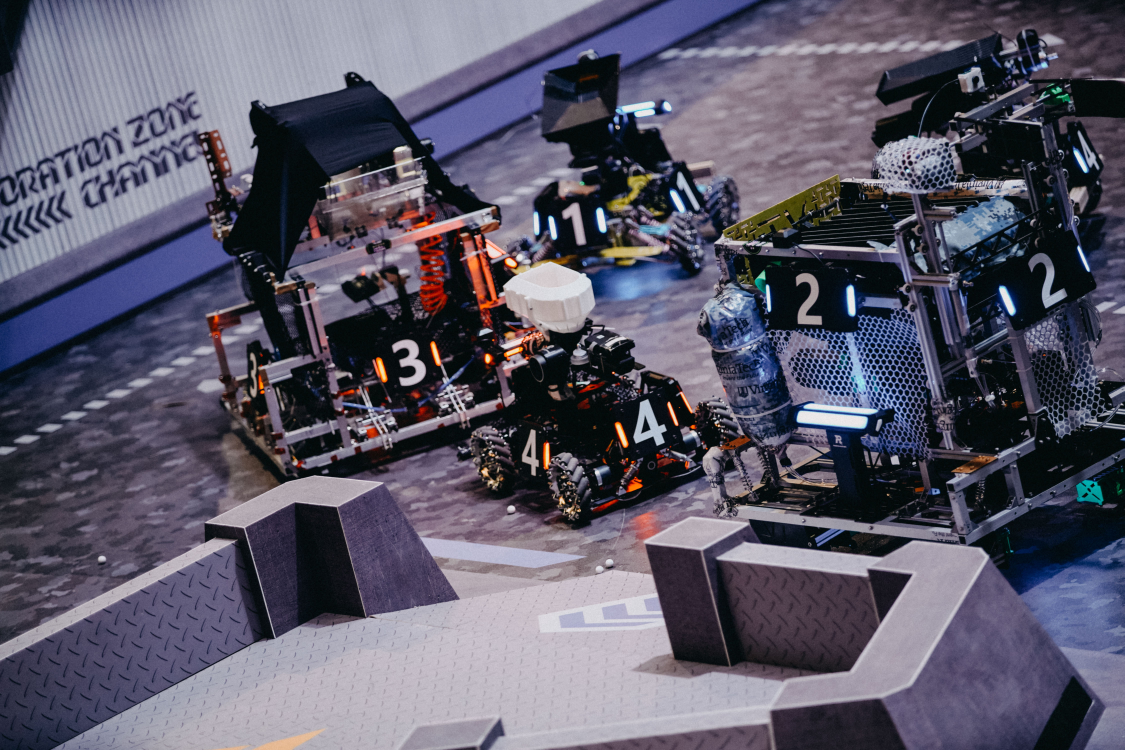
//> input picture task 1/test.jpg, 4497 x 3000 px (shown at 1/4 size)
$ ./main   (built with g++ and OpenCV 4)
//> lines starting //> are read from the running program, lines starting //| are printed output that depends on the picture; after the words box and inside, x2 and y2 are one past the last pixel; in counts of white or black regions, pixels touching at a corner belong together
//> further down, img is the input picture: 3000 rows x 4497 cols, CV_8UC3; mean B, G, R 104.4, 88, 90.3
#include <opencv2/opencv.hpp>
#include <iostream>
#include <math.h>

void CallBack_Demo(int, void*)
{
	return;
}


void get_lights_mask(cv::InputArray img, cv::OutputArray mask)
{
	cv::Mat imgHSV, imgBlur, maskBlur;;
	int h_min = 0, h_max = 255, s_min = 0, s_max = 159, v_min = 231, v_max = 255;

	// 转HSV格式
	cv::cvtColor(img, imgHSV, cv::COLOR_BGR2HSV);
//> imgHSV: 3000 rows x 4497 cols, CV_8UC3; mean H, S, V 119.2, 82.9, 107
	// 高斯模糊
	cv::GaussianBlur(imgHSV, imgBlur, cv::Size(9, 9), 0);
//> imgBlur: 3000 rows x 4497 cols, CV_8UC3; mean H, S, V 119.2, 82.9, 107
	// 以指定范围的阈值进行二值化
	cv::inRange(imgBlur, cv::Scalar(h_min, s_min, v_min), cv::Scalar(h_max, s_max, v_max), maskBlur);
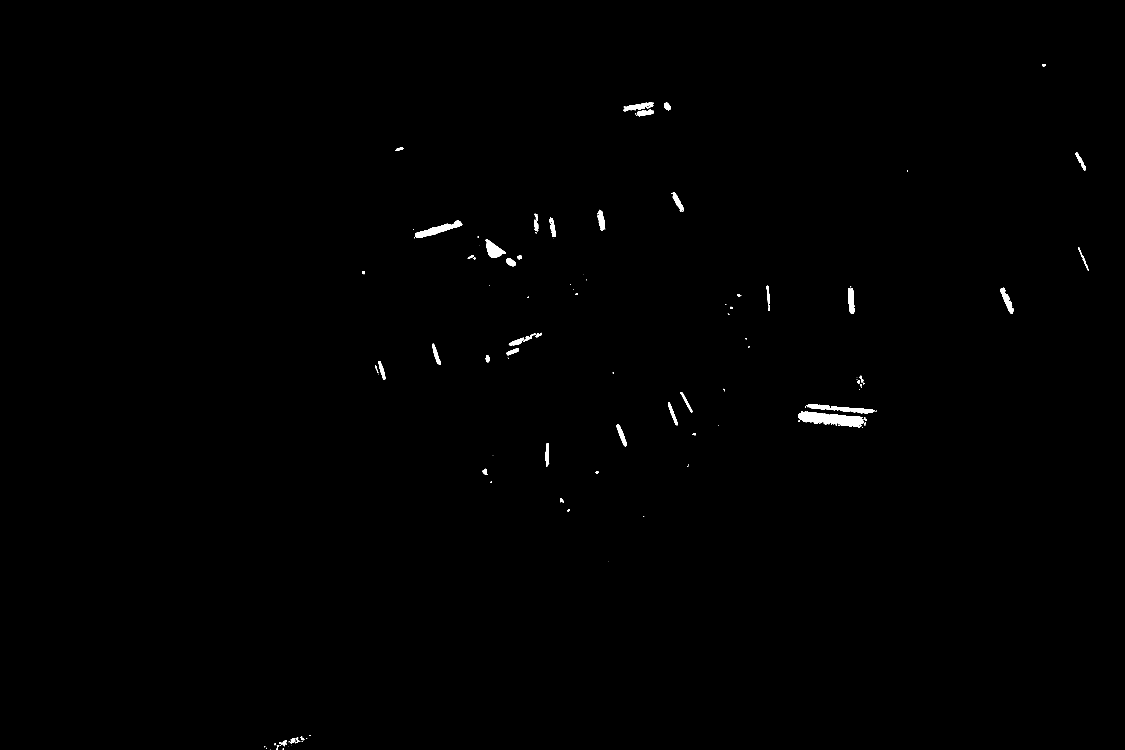
//> maskBlur: 3000 rows x 4497 cols, CV_8UC1 (shown at 1/4 size); 0.35% white; 118 white regions (56 under 20 px)
	// 优化处理
	// 模糊
	cv::GaussianBlur(maskBlur, maskBlur, cv::Size(7, 7), 0);
	// 闭操作填充黑点
	cv::morphologyEx(maskBlur, mask, cv::MORPH_CLOSE, cv::Mat(9, 9, CV_8U));


}

void get_lights_contours(cv::InputOutputArray mask, std::vector<std::vector<cv::Point>> &contours)
{
	// 提取轮廓
	cv::findContours(mask, contours, cv::RETR_EXTERNAL, cv::CHAIN_APPROX_NONE);
//> contours = 72 contours, 1 with area under 20; largest, box (x1, y1, x2, y2) and area: (0, 0, 4497, 3000) 22476, (3198, 1651, 3477, 1721) 12297, (3225, 1622, 3518, 1665) 5691, (1662, 887, 1860, 964) 5638, (2499, 414, 2627, 476) 4872
}

void get_lights_rects(std::vector<std::vector<cv::Point>> contours, std::vector<cv::RotatedRect> &rects)
{
	for (int i = 0; i < contours.size(); i++) {

		double area = contourArea(contours[i], true);

		//cout << area << endl;
		if (abs(area) > 10.0) {

			//cv::drawContours(imgContours, contours, i, cv::Scalar(255, 0, 0), 3, 8);
			cv::RotatedRect r = cv::minAreaRect(contours[i]);

			cv::Point2f vertices[4];
			r.points(vertices);
			float w, h;
			w = sqrt(powf((vertices[0].x - vertices[1].x), 2) + powf((vertices[0].y - vertices[1].y), 2));
			h = sqrt(powf((vertices[1].x - vertices[2].x), 2) + powf((vertices[1].y - vertices[2].y), 2));

			if ((w / h >= 2.0) && (w * h > 500.0)) {
				rects.push_back(r);
				//cv::fillPoly(img, contours, cv::Scalar(255, 0, 255));

				std::cout << w << " " << h << std::endl;
				std::cout << w * h << " " << r.angle << std::endl;
			}

		}

	}
}

void show_lights_rects(cv::InputOutputArray &img, std::vector<cv::RotatedRect> rects)
{
	for (int i = 0; i < rects.size(); i++) {
		cv::Point2f vertices[4];
		// 取点
		rects[i].points(vertices);

		for (int l = 0; l < 4; l++)
			cv::line(img, vertices[l], vertices[(l + 1) % 4], cv::Scalar(255, 0, 255), 5);
	}
}

void find_short_side(cv::RotatedRect rect, cv::Point &p1, cv::Point &p2)
{
	int pos;
	double min = 100000000.0;
	cv::Point2f points[4];
	rect.points(points);
	for (int i = 0; i < 4; i++) {
		double tmp = (points[i].x - points[(i + 1) % 4].x)* (points[i].x - points[(i + 1) % 4].x) + (points[i].y - points[(i + 1) % 4].y) * (points[i].y - points[(i + 1) % 4].y);
		if (tmp < min) {
			min = tmp;
			pos = i;
		}
	}
	int x1, x2, y1, y2;
	x1 = (points[pos].x + points[(pos + 1) % 4].x) / 2;
	y1 = (points[pos].y + points[(pos + 1) % 4].y) / 2;
	x2 = (points[(pos + 2) % 4].x + points[(pos + 3) % 4].x) / 2;
	y2 = (points[(pos + 2) % 4].y + points[(pos + 3) % 4].y) / 2;
	if (y1 < y2) {
		p1.x = x1;
		p1.y = y1;
		p2.x = x2;
		p2.y = y2;
	}
	else {
		p1.x = x2;
		p1.y = y2;
		p2.x = x1;
		p2.y = y1;
	}
}

bool judging_rect(cv::RotatedRect rect1, cv::RotatedRect rect2)
{
	cv::Point points[2][2];
	find_short_side(rect1, points[0][0], points[0][1]);
	find_short_side(rect2, points[1][0], points[1][1]);
	double threshold = 1;
	double angle, angle1, angle2, dis_width, dis_length;
	if (fabs(points[0][0].x - points[1][0].x) < 1e-6) {
		angle1 = 90;
	}
	else {
		angle1 = atan((points[0][0].y - points[1][0].y) / points[0][0].x - points[1][0].x);
	}
	if (fabs(points[0][0].x - points[0][1].x) < 1e-6) {
		angle2 = 90;
	}
	else {
		angle2 = atan((points[0][1].y - points[1][1].y) / points[0][1].x - points[1][1].x);
	}
	dis_width = sqrt((points[0][0].x - points[0][1].x) * (points[0][0].x - points[0][1].x) + (points[0][0].y - points[0][1].y) * (points[0][0].y - points[0][1].y));
	dis_length = sqrt((points[0][0].x - points[1][0].x) * (points[0][0].x - points[1][0].x) + (points[0][0].y - points[1][0].y) * (points[0][0].y - points[1][0].y));
	int x1 = points[0][1].x - points[0][0].x;
	int y1 = points[0][1].y - points[0][0].y;
	int x2 = points[1][0].x - points[0][0].x;
	int y2 = points[1][0].y - points[0][0].y;
	angle = cos((x1 * x2 + y1 * y2) / (dis_width * dis_length));
	if (angle < threshold && dis_length / dis_width > 1 && dis_length / dis_width < 3.5)
		return true;
	else
		return false;
}

void matching_lights(const std::vector<cv::RotatedRect>& r_rects, std::vector<std::vector<int>>& matched_pairs)
{
	double angle_threshold = 5.0;
	for (int i = 0; i<int(r_rects.size()); i++) {
		std::vector<int> tmp_record;
		for (int j = 0; j<int(r_rects.size()); j++) {
			if (j == i)
				continue;
			if (fabs(r_rects[i].angle - r_rects[j].angle) < angle_threshold) {
				if (judging_rect(r_rects[i], r_rects[j]))
					tmp_record.push_back(j);
			}
		}
		int pos = 0;
		double min = 655360000;
		for (int j = 0; j<int(tmp_record.size()); j++) {
			double dis = (r_rects[i].center.x - r_rects[tmp_record[j]].center.x) * (r_rects[i].center.x - r_rects[tmp_record[j]].center.x) + (r_rects[i].center.x - r_rects[tmp_record[j]].center.x) * (r_rects[i].center.y - r_rects[tmp_record[j]].center.y);
			if (dis < min) {
				pos = tmp_record[j];
				min = dis;
			}
		}
		if (int(tmp_record.size()) > 0) {
			std::vector<int> tmp;
			tmp.push_back(i);
			tmp.push_back(pos);
			matched_pairs.push_back(tmp);
		}
	}
}


int main(int argc, char** argv)
{
	cv::Mat img, mask;
	std::vector<std::vector<cv::Point>> contours;
	std::vector<cv::RotatedRect> rects;

	img = cv::imread("../test.jpg");
	if (img.empty()) {
		std::cout << "test.jpg can't open!" << std::endl;
		return -1;
	}

	// 获取灯条二值化掩膜
	get_lights_mask(img, mask);
	// 获取掩膜轮廓
	get_lights_contours(mask, contours);
	// 获取灯条矩形
	get_lights_rects(contours, rects);
//> the loop in get_lights_rects, `for (int i = 0; i < contours.size(); i++)` made 72 passes
//> (area, r, vertices, w, h) on pass 72: (-22476.5, centre (2248, 1499.5), size (2999, 4496), angle -90, 4 Points (x, y): [4496, 2999], [0, 2999], [0, 0], [4496, 0], 4496, 2999)
//> (area, r, w, h) on passes 2 to 7: (-34, centre (1161, 2995), size (6, 6), angle -90, 6, 6), (-93.5, centre (1070, 2994.5), size (9, 16), angle -90, 16, 9), (-957.5, centre (1132.3, 2984.8), size (58.7, 28.2), angle -15.9, 28.16, 58.65), (-76.5, centre (1234, 2961.5), size (9, 10), angle -90, 10, 9), (-1335.5, centre (1193.1, 2968.8), size (68.6, 31.9), angle -18.4, 31.94, 68.62), (-67, centre (1247.5, 2949), size (8, 9), angle -90, 9, 8)
//| 99.0445 18.862
//| 1868.18 -1.50744
//| 99.7191 22.9401
//| 2287.56 -20.556
//> (the first 4 of 16 printed lines)
//> (output is shown up to pass 30 of 72)
//> rects = 17 RotatedRects (x, y, width, height, angle), first 8: [2196.8, 1827.5, 18.86, 99.04, -1.51], [2494.6, 1748.9, 22.94, 99.72, -20.56], [3336.5, 1686.1, 50.16, 278.8, -84.64], [3370.9, 1643.7, 24.84, 292.7, -85.01], [2698.2, 1663.2, 18.16, 104.2, -21.04], [2754, 1616.4, 15.55, 98.48, -28.52], [1514.9, 1487.7, 11.23, 48, -16.93], [1535.4, 1488.8, 20.17, 84.29, -15.26]
	// 打印灯条矩形
	//show_lights_rects(img, rects);

	std::vector<std::vector<int>> matched_pairs;
	std::vector<cv::Point> centers;
	matching_lights(rects, matched_pairs);
//> the loop in matching_lights, `for (int i = 0; i<int(r_rects.size()); i++)` made 17 passes
//> (pos, min) on passes 1 to 12: (0, 655360000), (4, 24003.3), (0, 655360000), (0, 655360000), (1, 24003.3), (0, 655360000), (0, 655360000), (8, 33108.1), (7, 33108.1), (12, 41736.1), (11, 111668.4), (10, 111668.4)
//> matched_pairs = 10 items

	for (int i = 0; i<int(matched_pairs.size()); i++) {
		cv::Point points[2][2];
		find_short_side(rects[matched_pairs[i][0]], points[0][0], points[0][1]);
		find_short_side(rects[matched_pairs[i][1]], points[1][0], points[1][1]);
		cv::Point center;
		center.x = (points[0][0].x + points[1][1].x) / 2;
		center.y = (points[0][0].y + points[1][1].y) / 2;
		centers.push_back(center);
		cv::circle(img, center, 20, cv::Scalar(0, 255, 255), 10);
		cv::Point2f vertices[4];
		rects[matched_pairs[i][0]].points(vertices);
		for (int l = 0; l < 4; l++)
			line(img, vertices[l], vertices[(l + 1) % 4], cv::Scalar(255, 0, 255), 6);
		rects[matched_pairs[i][1]].points(vertices);
		for (int l = 0; l < 4; l++)
			line(img, vertices[l], vertices[(l + 1) % 4], cv::Scalar(255, 0, 255), 6);
	}
//> this loop made 10 passes
//> (x1 in find_short_side, y1 in find_short_side, x2 in find_short_side, y2 in find_short_side, x1 in find_short_side (second call), y1 in find_short_side (second call), x2 in find_short_side (second call), y2 in find_short_side (second call)) on passes 1 to 10: (2477, 1702, 2512, 1795, 2679, 1614, 2716, 1711), (2679, 1614, 2716, 1711, 2477, 1702, 2512, 1795), (1524, 1448, 1546, 1529, 1735, 1380, 1767, 1470), (1735, 1380, 1767, 1470, 1524, 1448, 1546, 1529), (4013, 1157, 4060, 1263, 4320, 993, 4362, 1092), (3408, 1150, 3415, 1266, 3077, 1147, 3085, 1254), (3077, 1147, 3085, 1254, 3408, 1150, 3415, 1266), (4320, 993, 4362, 1092, 4013, 1157, 4060, 1263), (2211, 873, 2225, 963, 2403, 843, 2421, 931), (2403, 843, 2421, 931, 2211, 873, 2225, 963)


	//    cv::namedWindow("mask", 0);
	//    cv::resizeWindow("mask", cv::Size(800, 600));
	//    imshow("mask", mask);

	cv::namedWindow("Original", 0);
	cv::resizeWindow("Original", cv::Size(800, 600));
	imshow("Original", img);

	cv::imwrite("armor.jpg", img);
	cv::waitKey(0);

	return 0;
}
